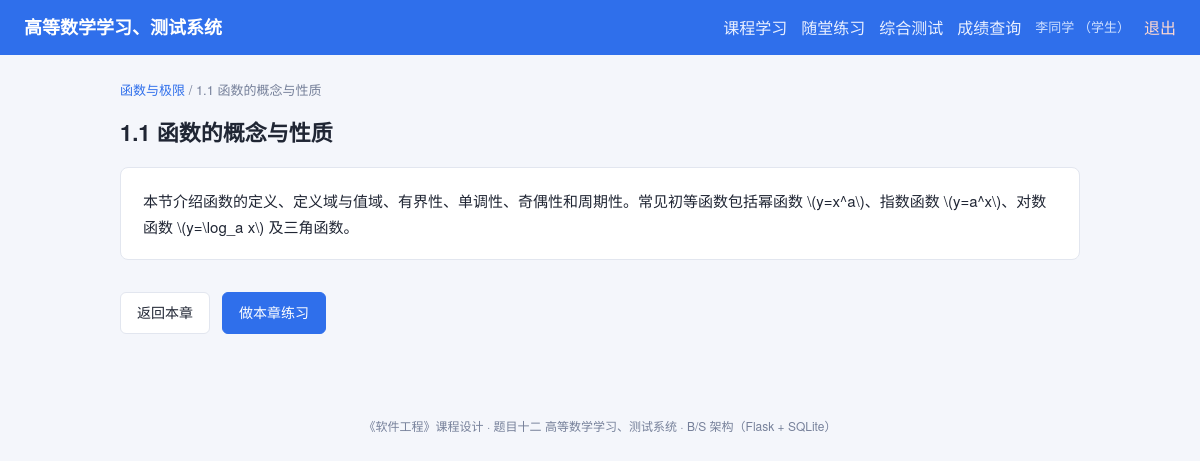
The app's page /learning/lesson/1 (signed in) with its own data.
### tables this page shows
CREATE TABLE user (
    id            INTEGER PRIMARY KEY AUTOINCREMENT,
    username      TEXT UNIQUE NOT NULL,
    password_hash TEXT NOT NULL,
    role          TEXT NOT NULL DEFAULT 'student',   -- student / teacher / admin
    real_name     TEXT,
    created_at    TEXT DEFAULT (datetime('now','localtime'))
);

CREATE TABLE chapter (
    id         INTEGER PRIMARY KEY AUTOINCREMENT,
    name       TEXT NOT NULL,
    sort_order INTEGER DEFAULT 0
);

CREATE TABLE lesson (
    id         INTEGER PRIMARY KEY AUTOINCREMENT,
    chapter_id INTEGER NOT NULL,
    title      TEXT NOT NULL,
    content    TEXT,
    sort_order INTEGER DEFAULT 0,
    FOREIGN KEY (chapter_id) REFERENCES chapter(id)
);

### app.py (the view)
    @app.route("/learning/lesson/<int:lid>")
    @login_required
    def learning_lesson(lid):
        db = get_db()
        lesson = db.execute("SELECT * FROM lesson WHERE id=?", (lid,)).fetchone()
        if not lesson:
            abort(404)
        chapter = db.execute(
            "SELECT * FROM chapter WHERE id=?", (lesson["chapter_id"],)
        ).fetchone()
        user = current_user()
        db.execute(
            "INSERT OR IGNORE INTO learning_record (user_id,lesson_id) VALUES (?,?)",
            (user["id"], lid),
        )
        db.commit()
        return render_template("learning_lesson.html", lesson=lesson, chapter=chapter)

### app.py (called while the page is built)
def current_user():
    if "user_id" not in session:
        return None
    if getattr(g, "_current_user", None) is None:
        row = get_db().execute(
            "SELECT * FROM user WHERE id=?", (session["user_id"],)
        ).fetchone()
        g._current_user = row
    return g._current_user

def login_required(view):
    @wraps(view)
    def wrapped(*args, **kwargs):
        if current_user() is None:
            flash("请先登录", "warning")
            return redirect(url_for("login"))
        return view(*args, **kwargs)
    return wrapped

### db.py (called while the page is built)
def get_db():
    if "db" not in g:
        g.db = sqlite3.connect(current_app.config["DATABASE"])
        g.db.row_factory = sqlite3.Row
        g.db.execute("PRAGMA foreign_keys = ON")
    return g.db

### templates/learning_lesson.html (shortened to what this page needs)
{% extends "base.html" %}
{% block content %}
<p class="muted"><a href="{{ url_for('learning_chapter', cid=chapter['id']) }}">{{ chapter['name'] }}</a> / {{ lesson['title'] }}</p>
<h2>{{ lesson['title'] }}</h2>
<div class="lesson-content">{{ lesson['content']|safe }}</div>
<div class="actions">
  <a class="btn" href="{{ url_for('learning_chapter', cid=chapter['id']) }}">返回本章</a>
  <a class="btn primary" href="{{ url_for('practice') }}?chapter_id={{ chapter['id'] }}">做本章练习</a>
</div>
{% endblock %}

### templates/base.html (shortened to what this page needs)
<!DOCTYPE html>
<html lang="zh-CN">
<head>
  <link rel="stylesheet" href="{{ url_for('static', filename='style.css') }}">
</head>
<body>
<header class="topbar">
  <div class="brand"><a href="{{ url_for('index') }}">高等数学学习、测试系统</a></div>
  <nav class="nav">
    {% if current_user %}
      <a href="{{ url_for('learning') }}">课程学习</a>
      <a href="{{ url_for('practice') }}">随堂练习</a>
      <a href="{{ url_for('test_form') }}">综合测试</a>
      <a href="{{ url_for('scores') }}">成绩查询</a>
      <span class="user-info">{{ current_user['real_name'] or current_user['username'] }}
        （{% if current_user['role']=='admin' %}管理员{% elif current_user['role']=='teacher' %}教师{% else %}学生{% endif %}）
      </span>
      <a class="logout" href="{{ url_for('logout') }}">退出</a>
    {% else %}
      <a href="{{ url_for('login') }}">登录</a>
      <a href="{{ url_for('register') }}">注册</a>
    {% endif %}
  </nav>
</header>
<main class="container">
  {% block content %}{% endblock %}
</main>
<footer class="footer">
  《软件工程》课程设计 · 题目十二 高等数学学习、测试系统 · B/S 架构（Flask + SQLite）
</footer>
</body>
</html>

### static/style.css (style rules this page uses)
:root { --primary: #2f6feb; --primary-dark: #1f56c4; --bg: #f4f6fb; --card: #ffffff; --border: #e2e6ef; --text: #202634; --muted: #76809a; --green: #1a9e6a; --red: #d8452f; }
* { box-sizing: border-box; }
body { margin: 0; font-family: "Microsoft YaHei", "PingFang SC", "Helvetica Neue", Arial, sans-serif; background: var(--bg); color: var(--text); line-height: 1.7; }
a { color: var(--primary); text-decoration: none; }
.topbar { display: flex; align-items: center; justify-content: space-between; flex-wrap: wrap; gap: 8px; padding: 12px 24px; background: var(--primary); color: #fff; }
.topbar .brand a { color: #fff; font-size: 18px; font-weight: 700; }
.nav { display: flex; align-items: center; flex-wrap: wrap; gap: 14px; }
.nav a { color: #eaf0ff; }
.nav .user-info { color: #cfe0ff; font-size: 13px; }
.nav .logout { color: #ffd9d0; }
.container { max-width: 1000px; margin: 24px auto; padding: 0 20px 40px; }
h2 { font-size: 22px; margin: 8px 0 16px; }
.muted { color: var(--muted); font-size: 13px; }
.btn { display: inline-block; padding: 8px 16px; border-radius: 6px; border: 1px solid var(--border); background: #fff; color: var(--text); cursor: pointer; font-size: 14px; margin-top: 14px; }
.btn.primary { background: var(--primary); border-color: var(--primary); color: #fff; }
.actions { margin-top: 18px; display: flex; gap: 12px; }
.lesson-content { background: var(--card); border: 1px solid var(--border); border-radius: 8px; padding: 20px 22px; font-size: 15px; }
.footer { text-align: center; color: var(--muted); font-size: 12px; padding: 18px; }

### records on screen
user: real_name "李同学"
chapter: name "函数与极限"
lesson: title "1.1 函数的概念与性质", content "本节介绍函数的定义、定义域与值域、有界性、单调性、奇偶性和周期性。常见初等函数包括幂函数 \\(y=x^a\\)、指数函数 \\(y=a^x\\)、对数函数 \\(y=\\log_a x\\) 及三角函数。"
